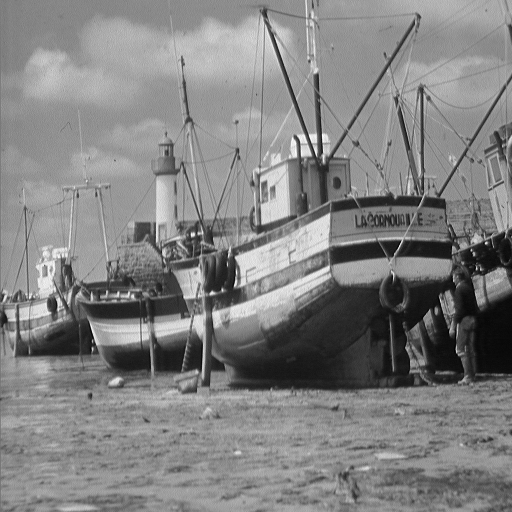
#> input picture AI/vision/filtrado_en_espacio/images/boat.512.tiff, 512 x 512 px
$ python code2.py
#> lines starting #> are read from the running program, lines starting #| are printed output that depends on the picture
# Objetivo:
# -Convolve (en 1D y en 2D)

import skimage as ski
import matplotlib.pyplot as plt
import numpy as np
import scipy
import time

def creaimpares(inicio_inclu,fin_inclu):
    impares=[]
    for i in range(inicio_inclu,fin_inclu+1):
        if(i%2!=0):
            impares.append(i)
    return impares


imagen = ski.io.imread("images/boat.512.tiff")
#> imagen is the input picture: shape (512, 512); min 0, max 255, mean 129.7
imagen = ski.util.img_as_float(imagen)


# Tiempos finales Media 2d
tiempos2D=[]

# Tiempos finales Media 1d

tiempos1D=[]

#PARA ALMACENAR 10 Tiempos y hacer la media de ellos
ts2D_prueba=[]
ts1D_prueba=[]

mean_sizes = creaimpares(3,21)
for i in range(len(mean_sizes)):

    tam=(mean_sizes[i],mean_sizes[i])
    vector=np.ones(tam)
    matriz=(1/((mean_sizes[i]*mean_sizes[i]))*vector)
    vectorH = (1/(mean_sizes[i]))*np.ones((1,mean_sizes[i]))
    vectorV = (1/(mean_sizes[i]))*np.ones((mean_sizes[i],1))
    """print(matriz,"vector entero")
    print(vectorH,"vectorH")
    print(vectorV,"vectorV")
    print(vectorV @ vectorH)"""

    #ConVolución 2d
    for j in range(10):
        inicio2D=time.time()

        res_convol2D = scipy.ndimage.convolve(imagen, matriz)

        fin2D=time.time()
        total2D=fin2D-inicio2D
        ts2D_prueba.append(total2D)

    tiempos2D.append(np.mean(ts2D_prueba))
    ts2D_prueba=[]
    #ConVolución 1d
    for j in range(10):

        inicio1D=time.time()
        resH = scipy.ndimage.convolve(imagen, vectorH)
        res1D = scipy.ndimage.convolve(resH, vectorV)
        fin1D=time.time()

        total1D=fin1D-inicio1D
        ts1D_prueba.append(total1D)

    tiempos1D.append(np.mean(ts1D_prueba))
    ts1D_prueba=[]
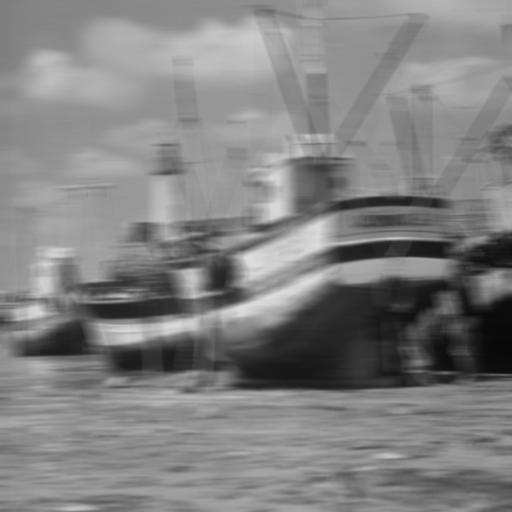
#> resH: shape (512, 512) float64; min 0.0347, max 0.873, mean 0.509
#> after the loop, tiempos1D = [0.00205, 0.00343, 0.00375, 0.00429, 0.00473, 0.00617, 0.00595, 0.00653, 0.00684, 0.00767]; tiempos2D = [0.00423, 0.00388, 0.00805, 0.0116, 0.0159, 0.0244, 0.0309, 0.0393, 0.0492, 0.0627]


fig, axs = plt.subplots(1, 2)
axs[0].imshow(imagen, cmap=plt.cm.gray)
axs[0].set_title("Imagen original",fontsize=20)
axs[0].set_axis_off()
axs[1].set_xlabel("Tamaño de máscara")
axs[1].set_ylabel("Tiempo de ejecución")
axs[1].plot(mean_sizes,tiempos2D,label = "tiempos_conv_2D")
axs[1].plot(mean_sizes,tiempos1D,label = "tiempos_conv_1D")
axs[1].legend()

plt.show()
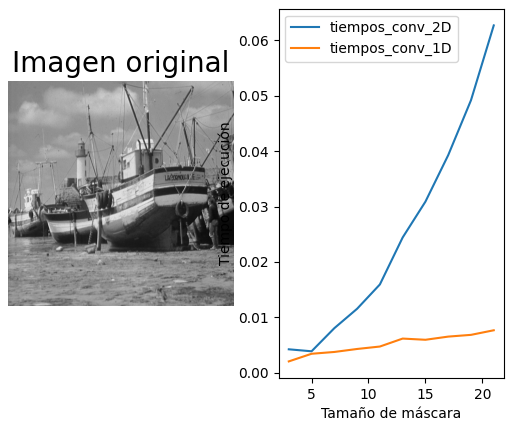
#> figure drawn by matplotlib, 2 panels; panel 2: curve peaks at x = 21, y = 0.0627; panel 2: curve peaks at x = 21, y = 0.00767
